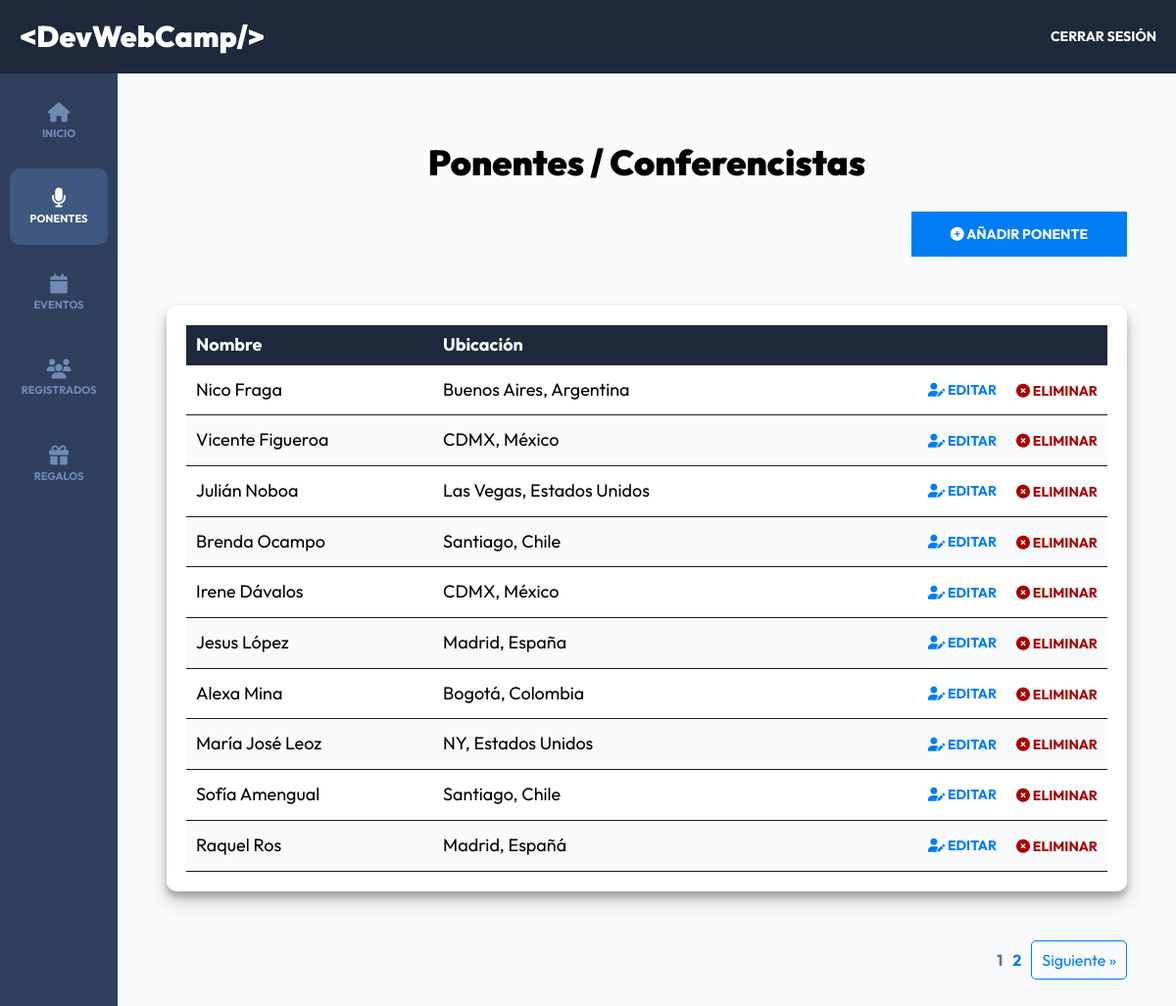
/admin/ponentes?page=1 (signed in), run on the app's committed database.
### tables this page shows
CREATE TABLE `ponentes` (
  `id` int NOT NULL AUTO_INCREMENT,
  `nombre` varchar(40) DEFAULT NULL,
  `apellido` varchar(40) DEFAULT NULL,
  `ciudad` varchar(20) DEFAULT NULL,
  `pais` varchar(20) DEFAULT NULL,
  `imagen` varchar(32) DEFAULT NULL,
  `tags` varchar(120) DEFAULT NULL,
  `redes` text,
  PRIMARY KEY (`id`)
);

### controllers/PonentesController.php (called while the page is built, shortened)
<?php
class PonentesController
{
    public static function index(Router $router)
    {
        $pagina_actual = $_GET['page'];
        $pagina_actual = filter_var($pagina_actual, FILTER_VALIDATE_INT);
        $registros_por_pagina = 10;
        $total_registros = Ponente::total();
        $paginacion = new Paginacion($pagina_actual, $registros_por_pagina, $total_registros);
        $ponentes = Ponente::paginar($registros_por_pagina, $paginacion->offset());
        $router->render('admin/ponentes/index', [
            'titulo' => 'Ponentes / Conferencistas',
            'ponentes' => $ponentes,
            'paginacion' => $paginacion->paginacion()
        ]);
    }
}

### public/index.php (called while the page is built, shortened)
<?php
$router = new Router();
$router->get('/login', [AuthController::class, 'login']);
$router->post('/login', [AuthController::class, 'login']);
$router->post('/logout', [AuthController::class, 'logout']);
$router->get('/registro', [AuthController::class, 'registro']);
$router->post('/registro', [AuthController::class, 'registro']);
$router->get('/olvide', [AuthController::class, 'olvide']);
$router->post('/olvide', [AuthController::class, 'olvide']);
$router->get('/reestablecer', [AuthController::class, 'reestablecer']);
$router->post('/reestablecer', [AuthController::class, 'reestablecer']);
$router->get('/mensaje', [AuthController::class, 'mensaje']);
$router->get('/confirmar-cuenta', [AuthController::class, 'confirmar']);
$router->get('/admin/dashboard', [DashboardController::class, 'index']);
$router->get('/admin/ponentes', [PonentesController::class, 'index']);
$router->get('/admin/ponentes/crear', [PonentesController::class, 'crear']);
$router->post('/admin/ponentes/crear', [PonentesController::class, 'crear']);
$router->get('/admin/ponentes/editar', [PonentesController::class, 'editar']);
$router->post('/admin/ponentes/editar', [PonentesController::class, 'editar']);
$router->post('/admin/ponentes/eliminar', [PonentesController::class, 'eliminar']);
$router->get('/admin/eventos', [EventosController::class, 'index']);
$router->get('/admin/eventos/crear', [EventosController::class, 'crear']);
$router->post('/admin/eventos/crear', [EventosController::class, 'crear']);
$router->get('/admin/eventos/editar', [EventosController::class, 'editar']);
$router->post('/admin/eventos/editar', [EventosController::class, 'editar']);
$router->post('/admin/eventos/eliminar', [EventosController::class, 'eliminar']);
$router->get('/api/eventos-horario', [APIEventos::class, 'index']);
$router->get('/api/ponentes', [APIPonentes::class, 'index']);
$router->get('/api/ponente', [APIPonentes::class, 'ponente']);
$router->get('/admin/registrados', [RegistradosController::class, 'index']);
$router->get('/admin/regalos', [RegalosController::class, 'index']);
$router->get('/finalizar-registro', [RegistroController::class, 'crear']);
$router->post('/finalizar-registro/gratis', [RegistroController::class, 'gratis']);
$router->post('/finalizar-registro/pagar', [RegistroController::class, 'pagar']);
$router->get('/finalizar-registro/conferencias', [RegistroController::class, 'conferencias']);
$router->post('/finalizar-registro/conferencias', [RegistroController::class, 'conferencias']);
$router->get('/boleto', [RegistroController::class, 'boleto']);
$router->get('/', [PaginasController::class, 'index']);
$router->get('/devwebcamp', [PaginasController::class, 'evento']);
$router->get('/paquetes', [PaginasController::class, 'paquetes']);
$router->get('/workshops-conferencias', [PaginasController::class, 'conferencias']);
$router->get('/404', [PaginasController::class, 'error']);
$router->comprobarRutas();

### models/ActiveRecord.php (called while the page is built, shortened)
<?php
class ActiveRecord
{
    protected static $db;
    protected static $tabla = '';
    public static function setDB($database)
    {
        self::$db = $database;
    }
    public static function consultarSQL($query)
    {
        $resultado = self::$db->query($query);
        $array = [];
        while ($registro = $resultado->fetch_assoc()) {
            $array[] = static::crearObjeto($registro);
        }
        return $array;
    }
    protected static function crearObjeto($registro)
    {
        $objeto = new static;
        foreach ($registro as $key => $value) {
            if (property_exists($objeto, $key)) {
                $objeto->$key = $value;
            }
        }
        return $objeto;
    }
    public static function paginar($por_pagina, $offset)
    {
        $query = "SELECT * FROM " . static::$tabla . " ORDER BY id DESC LIMIT $por_pagina OFFSET $offset;";
        $resultado = self::consultarSQL($query);
        return $resultado;
    }
    public static function total($columna = '', $valor = '')
    {
        $consulta = 'SELECT COUNT(*) FROM ' . static::$tabla;
        if ($columna) {
            $consulta .= " WHERE $columna = $valor;";
        } else {
            $consulta .= ";";
        }
        $resultado = self::$db->query($consulta);
        $total = $resultado->fetch_assoc();
        return array_shift($total);
    }
}

### views/admin/ponentes/index.php (the view, shortened to what this page needs)
<h2 class="dashboard__heading"><?php echo $titulo ?? ''; ?></h2>
<div class="dashboard__contenedor-boton">
    <a class="dashboard__boton" href="/admin/ponentes/crear">
        <i class="fa-solid fa-circle-plus"></i>
        Añadir Ponente
    </a>
</div>
<div class="dashboard__contenedor">
    <?php if (!empty($ponentes)) { ?>
        <table class="table">
            <thead class="table__thead">
                <tr>
                    <th scope="col" class="table__th">Nombre</th>
                    <th scope="col" class="table__th">Ubicación</th>
                    <th scope="col" class="table__th"></th>
                </tr>
            </thead>
            <tbody class="table__tbody">
                <?php foreach ($ponentes as $ponente) { ?>
                    <tr class="table__tr">
                        <td class="table__td"><?php echo $ponente->nombre . ' ' . $ponente->apellido; ?></td>
                        <td class="table__td"><?php echo $ponente->ciudad . ', ' . $ponente->pais; ?></td>
                        <td class="table__td--acciones">
                            <a class="table__accion table__accion--editar" href="/admin/ponentes/editar?id=<?php echo $ponente->id; ?>">
                                <i class="fa-solid fa-user-pen"></i>
                                Editar
                            </a>
                            <form method="POST" class="table__formulario" action="/admin/ponentes/eliminar">
                                <button class="table__accion table__accion--eliminar" type="submit">
                                    <i class="fa-solid fa-circle-xmark"></i>
                                    Eliminar
                                </button>
                            </form>
                        </td>
                    </tr>
                <?php } ?>
            </tbody>
        </table>
    <?php } else { ?>
        <p class="text-center">No hay ponentes Aún</p>
    <?php } ?>
</div>
<?php echo $paginacion; ?>

### public/build/css/app.css (style rules this page uses)
html { line-height: 1.15; -webkit-text-size-adjust: 100%; }
body { margin: 0; }
a { background-color: transparent; }
button, input, optgroup, select, textarea { font-family: inherit; font-size: 100%; line-height: 1.15; margin: 0; }
button, input { overflow: visible; }
button, select { text-transform: none; }
button, [type=button], [type=reset], [type=submit] { -webkit-appearance: button; }
html { font-size: 62.5%; box-sizing: border-box; height: 100%; }
*, *:before, *:after { box-sizing: inherit; }
body { font-family: "Outfit", sans-serif; font-size: 1.8rem; }
a { text-decoration: none; }
h1, h2, h3 { font-family: "Outfit", sans-serif; font-weight: 900; margin: 2rem 0; }
h2 { font-size: 3.6rem; }
[class$=__heading] { font-family: "Outfit", sans-serif; font-weight: 900; margin: 2rem 0; margin: 6rem 0 3rem 0; text-align: center; }
.dashboard { height: 100%; display: flex; flex-direction: column; background-color: #F8FAFC; }
@media (min-width: 768px) { .dashboard__contenedor-boton { display: flex; justify-content: flex-end; margin-bottom: 5rem; } }
.dashboard__boton { background-color: #007df4; padding: 1.5rem 4rem; color: #FFFFFF; font-size: 1.8rem; font-weight: 700; border: none; transition-property: background-color; transition-duration: 0.3s; text-align: center; width: 100%; display: inline-block; }
.dashboard__boton { text-transform: uppercase; font-size: 1.4rem; }
@media (min-width: 768px) { .dashboard__boton { width: auto; } }
.dashboard__contenedor, .dashboard__formulario { box-shadow: rgba(0, 0, 0, 0.19) 0px 10px 20px, rgba(0, 0, 0, 0.23) 0px 6px 6px; background-color: #FFFFFF; padding: 2rem; border-radius: 1rem; }
.table { width: 100%; border-collapse: collapse; }
.table__thead { background-color: #1E293B; color: #FFFFFF; }
.table__th { padding: 1rem; text-align: left; }
.table__tr:nth-child(even) { background-color: #F8FAFC; }
.table__tr { border-bottom: 1px solid #1a1b15; }
.table__td, .table__td--acciones { padding: 1.5rem 1rem; }
.table__td--acciones { display: flex; justify-content: flex-end; gap: 2rem; align-items: center; }
.table__accion { all: unset; text-transform: uppercase; font-size: 1.4rem; font-weight: 700; }
.table__accion--editar { color: #007df4; }
.table__accion--eliminar { color: rgb(169, 0, 0); }

### data on the page
ponentes: nombre "Nico", apellido "Fraga", ciudad "Buenos Aires", pais "Argentina"
ponentes: nombre "Vicente", apellido "Figueroa", ciudad "CDMX", pais "México"
ponentes: nombre "Julián", apellido "Noboa", ciudad "Las Vegas", pais "Estados Unidos"
ponentes: nombre "Brenda", apellido "Ocampo", ciudad "Santiago", pais "Chile"
ponentes: nombre "Irene", apellido "Dávalos", ciudad "CDMX", pais "México"
ponentes: nombre "Jesus", apellido "López", ciudad "Madrid", pais "España"
ponentes: nombre "Alexa", apellido "Mina", ciudad "Bogotá", pais "Colombia"
ponentes: nombre "María José", apellido "Leoz", ciudad "NY", pais "Estados Unidos"
ponentes: nombre "Sofía", apellido "Amengual", ciudad "Santiago", pais "Chile"
ponentes: nombre "Raquel", apellido "Ros", ciudad "Madrid", pais "Españá"

### other printed values
$titulo "Ponentes / Conferencistas"
